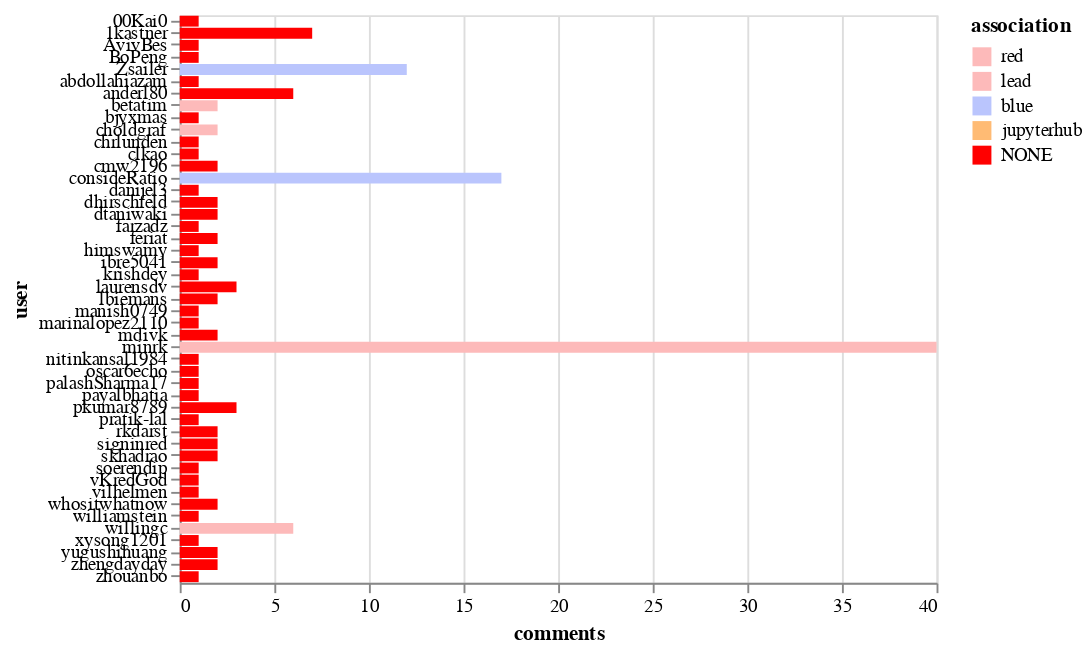

The code cell stored with this chart in its notebook:
### Markdown cell above
## Top commenters

### Code cell
alt.Chart(top_commenters).mark_bar().encode(
    x='comments',
    y='user',
    color=alt.Color('association', sort=["CONTRIBUTOR", "MEMBER", "NONE"], scale=color_scale)
)

### Figure 1 — Vega-Lite specification as saved in the notebook (floating-point values rounded to 4 significant figures)
{"$schema": "https://vega.github.io/schema/vega-lite/v2.6.0.json", "config": {"view": {"height": 300, "width": 400}}, "data": {"name": "data-24c8c7489b42dc7fd1f010b532be9a64"}, "datasets": {"data-24c8c7489b42dc7fd1f010b532be9a64": [{"association": "lead", "comments": 40, "user": "minrk"}, {"association": "blue", "comments": 17, "user": "consideRatio"}, {"association": "blue", "comments": 12, "user": "Zsailer"}, {"association": "NONE", "comments": 7, "user": "1kastner"}, {"association": "red", "comments": 6, "user": "willingc"}, {"association": "NONE", "comments": 6, "user": "anderl80"}, {"association": "NONE", "comments": 3, "user": "laurensdv"}, {"association": "NONE", "comments": 3, "user": "pkumar8789"}, {"association": "NONE", "comments": 2, "user": "lbiemans"}, {"association": "red", "comments": 2, "user": "choldgraf"}, {"association": "NONE", "comments": 2, "user": "feriat"}, {"association": "NONE", "comments": 2, "user": "ibre5041"}, {"association": "NONE", "comments": 2, "user": "zhengdayday"}, {"association": "NONE", "comments": 2, "user": "cmw2196"}, {"association": "NONE", "comments": 2, "user": "mdivk"}, {"association": "red", "comments": 2, "user": "betatim"}, {"association": "NONE", "comments": 2, "user": "dtaniwaki"}, {"association": "NONE", "comments": 2, "user": "rkdarst"}, {"association": "NONE", "comments": 2, "user": "signinred"}, {"association": "NONE", "comments": 2, "user": "skhadrao"}, {"association": "NONE", "comments": 2, "user": "whositwhatnow"}, {"association": "NONE", "comments": 2, "user": "yugushihuang"}, {"association": "NONE", "comments": 2, "user": "dhirschfeld"}, {"association": "NONE", "comments": 1, "user": "bjyxmas"}, {"association": "NONE", "comments": 1, "user": "chrlunden"}, {"association": "NONE", "comments": 1, "user": "clkao"}, {"association": "NONE", "comments": 1, "user": "abdollahiazam"}, {"association": "NONE", "comments": 1, "user": "BoPeng"}, {"association": "NONE", "comments": 1, "user": "AvivBes"}, {"association": "NONE", "comments": 1, "user": "danijel3"}, {"association": "NONE", "comments": 1, "user": "zhouanbo"}, {"association": "NONE", "comments": 1, "user": "farzadz"}, {"association": "NONE", "comments": 1, "user": "himswamy"}, {"association": "NONE", "comments": 1, "user": "krishdey"}, {"association": "NONE", "comments": 1, "user": "manish0749"}, {"association": "NONE", "comments": 1, "user": "marinalopez2110"}, {"association": "NONE", "comments": 1, "user": "nitinkansal1984"}, {"association": "NONE", "comments": 1, "user": "oscar6echo"}, {"association": "NONE", "comments": 1, "user": "palashSharma17"}, {"association": "NONE", "comments": 1, "user": "payalbhatia"}, {"association": "NONE", "comments": 1, "user": "pratik-lal"}, {"association": "NONE", "comments": 1, "user": "soerendip"}, {"association": "NONE", "comments": 1, "user": "vKredGod"}, {"association": "NONE", "comments": 1, "user": "vilhelmen"}, {"association": "NONE", "comments": 1, "user": "williamstein"}, {"association": "NONE", "comments": 1, "user": "xysong1201"}, {"association": "NONE", "comments": 1, "user": "00Kai0"}]}, "encoding": {"color": {"field": "association", "scale": {"domain": ["red", "lead", "blue", "jupyterhub", "NONE"], "range": ["#fdbaba", "#fdbaba", "#bac5fd", "#ffbb74", "red"]}, "sort": ["CONTRIBUTOR", "MEMBER", "NONE"], "type": "nominal"}, "x": {"field": "comments", "type": "quantitative"}, "y": {"field": "user", "type": "nominal"}}, "mark": "bar"}
